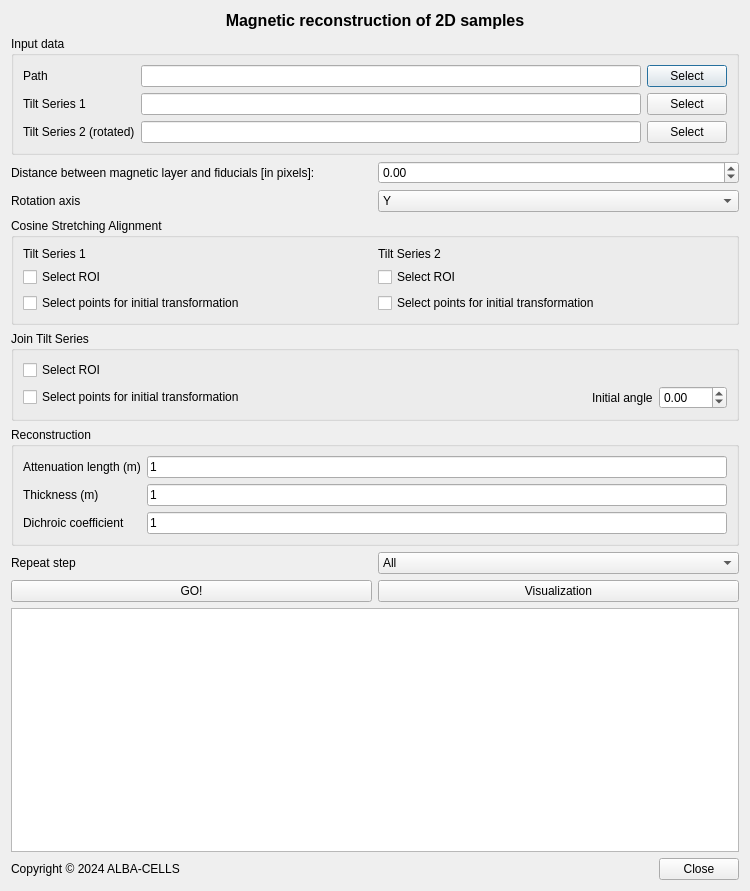
<?xml version="1.0" encoding="UTF-8"?>
<ui version="4.0">
 <class>magnetism2Dreconstruction</class>
 <widget class="QDialog" name="magnetism2Dreconstruction">
  <property name="geometry">
   <rect>
    <x>0</x>
    <y>0</y>
    <width>750</width>
    <height>891</height>
   </rect>
  </property>
  <property name="windowTitle">
   <string>MARTApp</string>
  </property>
  <property name="windowIcon">
   <iconset>
    <normaloff>ALBA_positiu.png</normaloff>ALBA_positiu.png</iconset>
  </property>
  <layout class="QVBoxLayout" name="verticalLayout_2">
   <item>
    <layout class="QVBoxLayout" name="verticalLayout">
     <item>
      <widget class="QLabel" name="label">
       <property name="font">
        <font>
         <family>MS Shell Dlg 2</family>
         <pointsize>12</pointsize>
         <weight>75</weight>
         <bold>true</bold>
         <strikeout>false</strikeout>
         <kerning>true</kerning>
        </font>
       </property>
       <property name="toolTip">
        <string>This pipeline computes the reconstruction of the 3D magnetization of 2D magnetic structures.
Steps: cosine_stretching&gt;&gt; join_tilt_series &gt;&gt; reconstruction</string>
       </property>
       <property name="text">
        <string>Magnetic reconstruction of 2D samples</string>
       </property>
       <property name="alignment">
        <set>Qt::AlignCenter</set>
       </property>
      </widget>
     </item>
     <item>
      <widget class="QGroupBox" name="groupBox">
       <property name="title">
        <string>Input data</string>
       </property>
       <layout class="QGridLayout" name="gridLayout_2">
        <item row="0" column="0">
         <layout class="QGridLayout" name="gridLayout">
          <item row="1" column="0">
           <widget class="QLabel" name="label_3">
            <property name="toolTip">
             <string> Output file (HDF5) from the magnetism_xmcd pipeline containing the stack.</string>
            </property>
            <property name="text">
             <string>Tilt Series 1</string>
            </property>
           </widget>
          </item>
          <item row="2" column="0">
           <widget class="QLabel" name="label_4">
            <property name="toolTip">
             <string> Output file (HDF5) from the magnetism_xmcd pipeline containing the rotated stack.</string>
            </property>
            <property name="text">
             <string>Tilt Series 2 (rotated)</string>
            </property>
           </widget>
          </item>
          <item row="1" column="1">
           <widget class="QLineEdit" name="TS1_lineEdit"/>
          </item>
          <item row="0" column="1">
           <widget class="QLineEdit" name="path_lineEdit">
            <property name="toolTip">
             <string/>
            </property>
           </widget>
          </item>
          <item row="0" column="0">
           <widget class="QLabel" name="label_2">
            <property name="toolTip">
             <string>Output path to save results of the reconstruction.</string>
            </property>
            <property name="text">
             <string>Path</string>
            </property>
           </widget>
          </item>
          <item row="2" column="1">
           <widget class="QLineEdit" name="TS2_lineEdit"/>
          </item>
          <item row="0" column="2">
           <widget class="QPushButton" name="selectPath_pushButton">
            <property name="text">
             <string>Select</string>
            </property>
           </widget>
          </item>
          <item row="1" column="2">
           <widget class="QPushButton" name="selectTS1_pushButton">
            <property name="text">
             <string>Select</string>
            </property>
           </widget>
          </item>
          <item row="2" column="2">
           <widget class="QPushButton" name="selectTS2_pushButton">
            <property name="text">
             <string>Select</string>
            </property>
           </widget>
          </item>
         </layout>
        </item>
       </layout>
      </widget>
     </item>
     <item>
      <layout class="QHBoxLayout" name="horizontalLayout_6">
       <item>
        <widget class="QLabel" name="label_7">
         <property name="text">
          <string>Distance between magnetic layer and fiducials [in pixels]:</string>
         </property>
        </widget>
       </item>
       <item>
        <widget class="QDoubleSpinBox" name="distFid_doubleSpinBox">
         <property name="minimum">
          <double>-100000000000000004764729344.000000000000000</double>
         </property>
         <property name="maximum">
          <double>100000000000000005366162204393472.000000000000000</double>
         </property>
        </widget>
       </item>
      </layout>
     </item>
     <item>
      <layout class="QHBoxLayout" name="horizontalLayout_2">
       <item>
        <widget class="QLabel" name="label_9">
         <property name="text">
          <string>Rotation axis</string>
         </property>
        </widget>
       </item>
       <item>
        <widget class="QComboBox" name="rotationAxis_comboBox">
         <property name="currentText">
          <string>Y</string>
         </property>
         <item>
          <property name="text">
           <string>Y</string>
          </property>
         </item>
         <item>
          <property name="text">
           <string>X</string>
          </property>
         </item>
        </widget>
       </item>
      </layout>
     </item>
     <item>
      <widget class="QGroupBox" name="groupBox_2">
       <property name="title">
        <string>Cosine Stretching Alignment</string>
       </property>
       <layout class="QGridLayout" name="gridLayout_4">
        <item row="5" column="0">
         <layout class="QGridLayout" name="gridLayout_3">
          <item row="2" column="1">
           <widget class="QCheckBox" name="selectPointsTS2_checkBox">
            <property name="toolTip">
             <string> If set, the initial transformation will be obtained from the selected points. Otherwise, it will be computed only from the angles.</string>
            </property>
            <property name="text">
             <string>Select points for initial transformation</string>
            </property>
           </widget>
          </item>
          <item row="0" column="1">
           <widget class="QLabel" name="label_6">
            <property name="text">
             <string>Tilt Series 2</string>
            </property>
           </widget>
          </item>
          <item row="1" column="0">
           <widget class="QCheckBox" name="roiTS1_checkBox">
            <property name="toolTip">
             <string>If set, the user will be able to select ROI from stack for the registration done during the cosine stretching step.</string>
            </property>
            <property name="text">
             <string>Select ROI </string>
            </property>
           </widget>
          </item>
          <item row="0" column="0">
           <widget class="QLabel" name="label_5">
            <property name="text">
             <string>Tilt Series 1</string>
            </property>
           </widget>
          </item>
          <item row="1" column="1">
           <widget class="QCheckBox" name="roiTS2_checkBox">
            <property name="toolTip">
             <string>If set, the user will be able to select ROI from rotated stack for the registration done during the cosine stretching step.</string>
            </property>
            <property name="text">
             <string>Select ROI </string>
            </property>
           </widget>
          </item>
          <item row="2" column="0">
           <widget class="QCheckBox" name="selectPointsTS1_checkBox">
            <property name="toolTip">
             <string> If set, the initial transformation will be obtained from the selected points. Otherwise, it will be computed only from the angles.</string>
            </property>
            <property name="text">
             <string>Select points for initial transformation</string>
            </property>
           </widget>
          </item>
         </layout>
        </item>
       </layout>
      </widget>
     </item>
     <item>
      <widget class="QGroupBox" name="groupBox_3">
       <property name="title">
        <string>Join Tilt Series</string>
       </property>
       <layout class="QGridLayout" name="gridLayout_6">
        <item row="0" column="0">
         <layout class="QGridLayout" name="gridLayout_5">
          <item row="0" column="0">
           <widget class="QCheckBox" name="roiJoinTS_checkBox">
            <property name="toolTip">
             <string>If set, the user will be able to select a ROI from the cosine stretching stacks for the registration done during the join tilt series step.</string>
            </property>
            <property name="text">
             <string>Select ROI</string>
            </property>
           </widget>
          </item>
          <item row="3" column="0">
           <layout class="QHBoxLayout" name="horizontalLayout_5">
            <item>
             <widget class="QCheckBox" name="selectPointsJoinTS_checkBox">
              <property name="toolTip">
               <string> If set, the initial transformation will be obtained from the selected points. Otherwise, it will be 90deg.</string>
              </property>
              <property name="text">
               <string>Select points for initial transformation</string>
              </property>
             </widget>
            </item>
            <item>
             <spacer name="horizontalSpacer">
              <property name="orientation">
               <enum>Qt::Horizontal</enum>
              </property>
              <property name="sizeHint" stdset="0">
               <size>
                <width>40</width>
                <height>20</height>
               </size>
              </property>
             </spacer>
            </item>
            <item>
             <widget class="QLabel" name="label_17">
              <property name="toolTip">
               <string>Initial rotation angle for alignment between tilt series.</string>
              </property>
              <property name="text">
               <string>Initial angle</string>
              </property>
             </widget>
            </item>
            <item>
             <widget class="QDoubleSpinBox" name="iniAngleJoinTS_doubleSpinBox">
              <property name="toolTip">
               <string/>
              </property>
              <property name="minimum">
               <double>-360.000000000000000</double>
              </property>
              <property name="maximum">
               <double>360.000000000000000</double>
              </property>
             </widget>
            </item>
           </layout>
          </item>
         </layout>
        </item>
       </layout>
      </widget>
     </item>
     <item>
      <widget class="QGroupBox" name="groupBox_4">
       <property name="title">
        <string>Reconstruction</string>
       </property>
       <layout class="QGridLayout" name="gridLayout_8">
        <item row="0" column="0">
         <layout class="QGridLayout" name="gridLayout_7">
          <item row="2" column="0">
           <widget class="QLabel" name="label_13">
            <property name="toolTip">
             <string>Dichroic coefficient. It can be obtained from the energy spectra, by computing the asymmetry ratio. If unknown, set to 1</string>
            </property>
            <property name="text">
             <string>Dichroic coefficient</string>
            </property>
           </widget>
          </item>
          <item row="0" column="1">
           <widget class="QLineEdit" name="attLength_lineEdit">
            <property name="text">
             <string>1</string>
            </property>
           </widget>
          </item>
          <item row="1" column="0">
           <widget class="QLabel" name="label_11">
            <property name="toolTip">
             <string>Value of the thickness of the magnetic material layer for reconstruction in meters. If unknown, set to 1</string>
            </property>
            <property name="text">
             <string>Thickness (m)</string>
            </property>
           </widget>
          </item>
          <item row="1" column="1">
           <widget class="QLineEdit" name="thickness_lineEdit">
            <property name="text">
             <string>1</string>
            </property>
           </widget>
          </item>
          <item row="2" column="1">
           <widget class="QLineEdit" name="dicCoef_lineEdit">
            <property name="text">
             <string>1</string>
            </property>
           </widget>
          </item>
          <item row="0" column="0">
           <widget class="QLabel" name="label_10">
            <property name="toolTip">
             <string>Value for attenuation length of magnetic material in meters. This value is applied for all the
                        reconstructed volume. It can be obtained from the CXRO database. If unknown, set to 1</string>
            </property>
            <property name="text">
             <string>Attenuation length (m)</string>
            </property>
           </widget>
          </item>
         </layout>
        </item>
       </layout>
      </widget>
     </item>
     <item>
      <layout class="QHBoxLayout" name="horizontalLayout_3">
       <item>
        <widget class="QLabel" name="label_8">
         <property name="text">
          <string>Repeat step</string>
         </property>
        </widget>
       </item>
       <item>
        <widget class="QComboBox" name="repeatStep_comboBox">
         <item>
          <property name="text">
           <string>All</string>
          </property>
         </item>
         <item>
          <property name="text">
           <string>Align Tilt Series 1</string>
          </property>
         </item>
         <item>
          <property name="text">
           <string>Align Tilt Series 2</string>
          </property>
         </item>
         <item>
          <property name="text">
           <string>Join Tilt Series</string>
          </property>
         </item>
         <item>
          <property name="text">
           <string>2D Reconstruction</string>
          </property>
         </item>
        </widget>
       </item>
      </layout>
     </item>
    </layout>
   </item>
   <item>
    <layout class="QHBoxLayout" name="horizontalLayout">
     <item>
      <widget class="QPushButton" name="start_pushButton">
       <property name="toolTip">
        <string>Execute pipeline &quot;magnetism_2Dreconstruction&quot;</string>
       </property>
       <property name="text">
        <string>GO!</string>
       </property>
      </widget>
     </item>
     <item>
      <widget class="QPushButton" name="visualization_pushButton">
       <property name="toolTip">
        <string>Open HDF5 for visualization with Napari</string>
       </property>
       <property name="text">
        <string>Visualization</string>
       </property>
      </widget>
     </item>
    </layout>
   </item>
   <item>
    <widget class="QTextBrowser" name="notes"/>
   </item>
   <item>
    <layout class="QHBoxLayout" name="horizontalLayout_4">
     <item>
      <widget class="QLabel" name="label_12">
       <property name="text">
        <string>Copyright © 2024 ALBA-CELLS</string>
       </property>
      </widget>
     </item>
     <item>
      <widget class="QDialogButtonBox" name="buttonBox">
       <property name="orientation">
        <enum>Qt::Horizontal</enum>
       </property>
       <property name="standardButtons">
        <set>QDialogButtonBox::Close</set>
       </property>
      </widget>
     </item>
    </layout>
   </item>
  </layout>
 </widget>
 <tabstops>
  <tabstop>path_lineEdit</tabstop>
  <tabstop>selectPath_pushButton</tabstop>
  <tabstop>TS1_lineEdit</tabstop>
  <tabstop>selectTS1_pushButton</tabstop>
  <tabstop>TS2_lineEdit</tabstop>
  <tabstop>selectTS2_pushButton</tabstop>
  <tabstop>roiTS1_checkBox</tabstop>
  <tabstop>selectPointsTS1_checkBox</tabstop>
  <tabstop>roiTS2_checkBox</tabstop>
  <tabstop>selectPointsTS2_checkBox</tabstop>
  <tabstop>roiJoinTS_checkBox</tabstop>
  <tabstop>attLength_lineEdit</tabstop>
  <tabstop>thickness_lineEdit</tabstop>
  <tabstop>dicCoef_lineEdit</tabstop>
  <tabstop>start_pushButton</tabstop>
  <tabstop>visualization_pushButton</tabstop>
  <tabstop>notes</tabstop>
 </tabstops>
 <resources/>
 <connections>
  <connection>
   <sender>buttonBox</sender>
   <signal>accepted()</signal>
   <receiver>magnetism2Dreconstruction</receiver>
   <slot>accept()</slot>
   <hints>
    <hint type="sourcelabel">
     <x>236</x>
     <y>876</y>
    </hint>
    <hint type="destinationlabel">
     <x>157</x>
     <y>274</y>
    </hint>
   </hints>
  </connection>
  <connection>
   <sender>buttonBox</sender>
   <signal>rejected()</signal>
   <receiver>magnetism2Dreconstruction</receiver>
   <slot>reject()</slot>
   <hints>
    <hint type="sourcelabel">
     <x>304</x>
     <y>876</y>
    </hint>
    <hint type="destinationlabel">
     <x>286</x>
     <y>274</y>
    </hint>
   </hints>
  </connection>
  <connection>
   <sender>selectPointsJoinTS_checkBox</sender>
   <signal>toggled(bool)</signal>
   <receiver>label_17</receiver>
   <slot>setDisabled(bool)</slot>
   <hints>
    <hint type="sourcelabel">
     <x>262</x>
     <y>451</y>
    </hint>
    <hint type="destinationlabel">
     <x>581</x>
     <y>457</y>
    </hint>
   </hints>
  </connection>
  <connection>
   <sender>selectPointsJoinTS_checkBox</sender>
   <signal>toggled(bool)</signal>
   <receiver>iniAngleJoinTS_doubleSpinBox</receiver>
   <slot>setDisabled(bool)</slot>
   <hints>
    <hint type="sourcelabel">
     <x>173</x>
     <y>448</y>
    </hint>
    <hint type="destinationlabel">
     <x>686</x>
     <y>448</y>
    </hint>
   </hints>
  </connection>
 </connections>
</ui>
